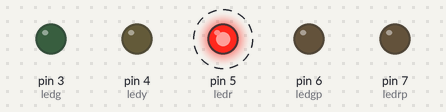
Bench run of a sketch on a simulated Arduino Uno, built with avr-gcc and run on an emulated ATmega328P. On the bench: output pins drawn as LEDs (lit = HIGH). Dashed ring = blinking. What the sketch prints to the serial monitor is not drawn.

Above: at 0.2 s.
Timing chart, 0 to 4.8 s (numbered marks = the images above):
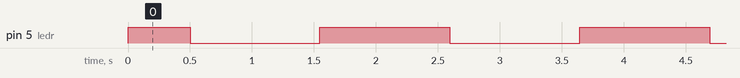

The sketch:

temporarizador3.ino
```cpp
#define ledr 5               // led conectado ao pino 5
#define ledg 3
#define ledy 4
#define ledgp 6
#define ledrp 7
#define botao 8
volatile int x=1;
int Nc = 15625;

void setup() {
   OCR1A=31250;
   TCNT1= 0;
   TCCR1A = 0;              // Limpa registrador que Arduino altera
   TCCR1B |= (1 << WGM12);   // CTC mode
   TCCR1B = ( 1 << CS12 );  // Prescaler em 256
   TIMSK1 |= (1 << OCIE1A);  // enable timer overflow interrupt
   pinMode( ledr, OUTPUT );  // Pino 5 como saída
   pinMode( ledg, OUTPUT );
   pinMode( ledy, OUTPUT );
   pinMode( ledgp, OUTPUT );
   pinMode( ledrp, OUTPUT );
   pinMode( botao, INPUT );
   interrupts();
   Serial.begin(9600);
}

ISR(TIMER1_COMPA_vect)          // timer compare interrupt service routine
{
  digitalWrite(ledr, !digitalRead(ledr));   // toggle LED pin
}

void loop() {
  Serial.println(TCNT1);
  Serial.println(x);
 delay(10);// Truque para acelerar a simulação no TinkerCAD
}
```

Measured:
- by itself, pin 5 (ledr): alternates HIGH for 1.0 s and LOW for 1.0 s
